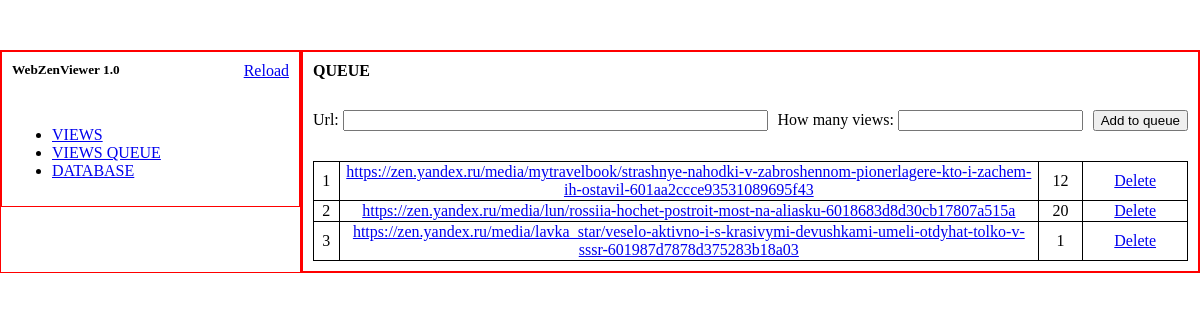
Page /queue on the earlier database version.
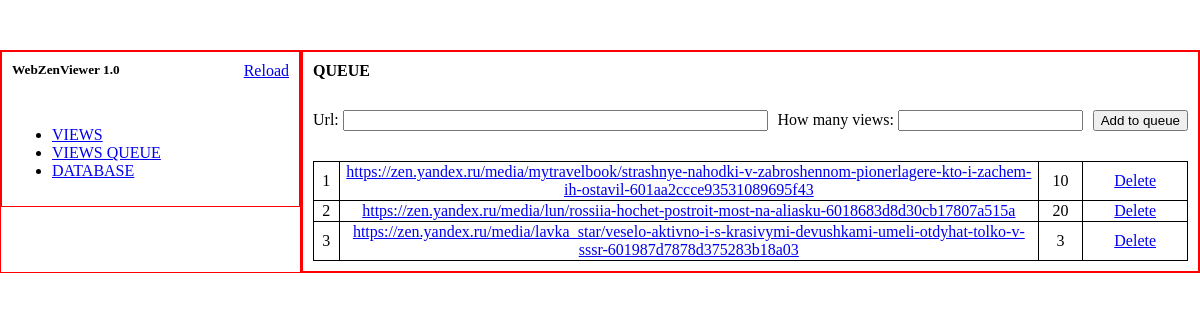
Same page on the later database version.
### app/models.py (models this page shows, shortened)
class LinkQueue(database.Model):
    id = database.Column(database.Integer, primary_key=True)
    url = database.Column(database.Text, nullable=False)
    views = database.Column(database.Integer, nullable=True)

### app/routes.py (the view)
@app.route('/queue', methods=['GET', 'POST'])
def queue():
    queue_form = LinkQueueForm()
    queue_links = LinkQueue.query.all()
    if queue_form.validate_on_submit():
        link = LinkQueue(url=queue_form.url_for_queue.data, views=queue_form.views.data)
        database.session.add(link)
        database.session.commit()
        flash('[INFO] Successfully added!')
        return redirect(url_for('queue'))
    return render_template('queue.html', queue_form=queue_form, queue_links=queue_links)

### app/forms.py (shortened to what this page needs)
class LinkQueueForm(FlaskForm):
    url_for_queue = TextField('Url:', validators=[DataRequired()])
    views = IntegerField('How many views:', validators=[DataRequired()])
    submit_link = SubmitField('Add to queue')

### app/templates/queue.html (shortened to what this page needs)
{% extends 'base.html' %}
{% block rightbar %}
    <div class="right-bar-content-head">
        <h1>QUEUE<h1>
    </div>
    <div class="right-bar-content-form">
        <form method="post" class="queue_form">
            <div>
                {{ queue_form.url_for_queue.label }}
                {{ queue_form.url_for_queue(size=50) }}
            </div>
            <div>
                {{ queue_form.views.label }}
                {{ queue_form.views(size=4) }}
            </div>
            {{ queue_form.submit_link }}
        </form>
    </div>
    <div class="right-bar-content-table">
        <table class="queue-table">
            {% for link in queue_links %}
                <tr>
                    <td>{{ link.id }}</td>
                    <td style="width: 80%;"><a href="{{ link.url }}">{{ link.url }}</a></td>
                    <td>{{ link.views }}</td>
                    <td><a href="/queue/{{ link.id }}/delete">Delete</a></td>
                </tr>
            {% endfor %}
        </table>
    </div>
{% endblock %}

### app/templates/base.html (shortened to what this page needs)
<!DOCTYPE html>
<html lang="en">
<head>
    <link rel="stylesheet" href="{{ url_for('static', filename='css/style2.css') }}">
</head>
<body class="main-container">
    <section class="content">
        <section class="left-bar">
            <section class="left-bar-content">
                <section class="lbc-head">
                    <h1>WebZenViewer 1.0</h1>
                    <a href="{{ url_for('index') }}">Reload</a>
                </section>
                <section class="lbc-menu">
                    <ul>
                        <li><a href="{{ url_for('views') }}">VIEWS</a></li>
                        <li><a href="{{ url_for('queue') }}">VIEWS QUEUE</a></li>
                        <li><a href="{{ url_for('index') }}">DATABASE</a></li>
                    </ul>
                </section>
            </section>
        </section>
        <section class="right-bar">
            <section class="right-bar-content">
                {% block rightbar %}{% endblock %}
            </section>
        </section>
    </section>
</body>
</html>

### app/static/css/style2.css (style rules this page uses)
html, body { width: 100%; height: 100%; padding: 0; margin: 0; }
h1, p { margin: 0; }
.content { width: 1200px; height: auto; margin: 50px auto; display: flex; }
.left-bar { width: 300px; height: auto; border: 1px solid red; }
.left-bar-content { padding: 10px; border: 1px solid red; }
.lbc-head { display: flex; justify-content: space-between; margin-bottom: 30px; }
.lbc-menu { display: flex; flex-direction: column; }
.right-bar { width: 900px; height: auto; border: 1px solid red; }
.right-bar-content { padding: 10px; border: 1px solid red; }
.right-bar-content-head { margin-bottom: 30px; }
.right-bar-content-form { margin-bottom: 30px; }
.queue_form { display: flex; justify-content: space-between; }
.queue-table { width: 100%; border-collapse: collapse; text-align: center; }
.queue-table td { border: 1px solid black; }

Differences in the rows shown:
changed LinkQueue id 1: views "12" → "10"
changed LinkQueue id 3: views "1" → "3"
